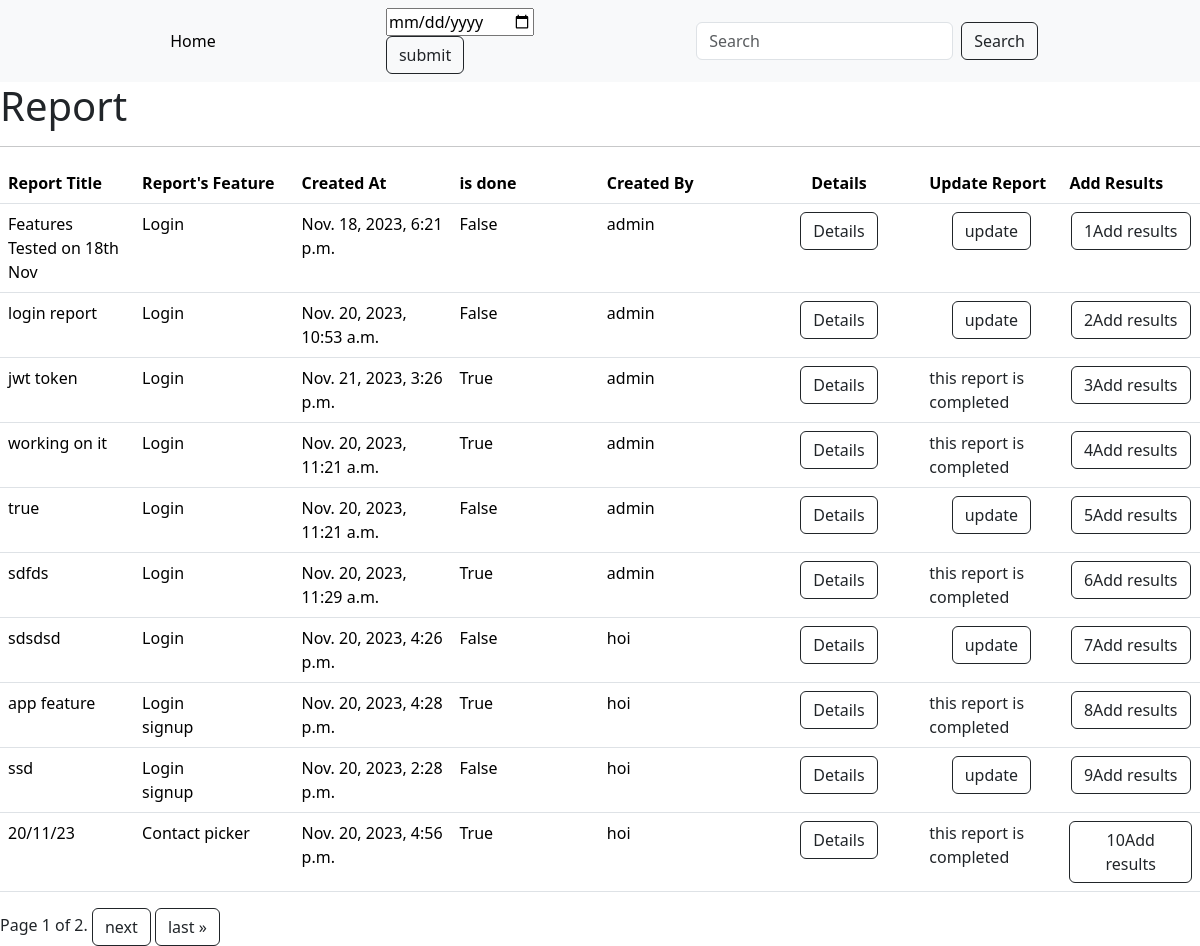
/report/all/ (signed in), run on the app's committed database.
### report/models.py (models this page shows, shortened)
class Report(models.Model):
    title = models.CharField(max_length=90)
    features = models.ManyToManyField(Feature)
    created_by = models.ForeignKey(User, on_delete=models.CASCADE)
    is_done = models.BooleanField(default=False)
    created_at = models.DateTimeField(auto_now=True)

class Feature(models.Model):
    title = models.CharField(max_length=50)
    description = RichTextField()
    created_at = models.DateTimeField(auto_now_add=True)
    created_by = models.ForeignKey(User, on_delete=models.CASCADE)
    def __str__(self) -> str:
        return self.title

class User(AbstractUser):
    mobile = models.CharField(max_length=13,validators=[numbervalidator])
    is_admin = models.BooleanField(default=False)

### report/views.py (the view, shortened to what this page needs)
# urls.py: path('report/all/', views.ReportListView.as_view(), name="allreport"),
@method_decorator(login_required(login_url='login'), name='dispatch')
class ReportListView(ListView):
    model = Report
    template_name = "report/templates/allreports.html"
    context_object_name = 'report'
    paginate_by = 10
    ordering = '-created_at'
    def get_queryset(self):
        if self.request.GET.get('page_obj'):
            self.paginate_by = self.request.GET.get('page_obj')
        search_query = self.request.GET.get('search_query')
        search_date = self.request.GET.get('search_date')
        if search_query:
            d = datetime.now()
            report= Report.objects.filter(title__icontains=search_query)
            return report
        else:
            return Report.objects.all()

### report/templates/allreports.html (shortened to what this page needs)
<!DOCTYPE html>
<html lang="en">
<head>
    <link href="https://cdn.jsdelivr.net/npm/bootstrap@5.3.2/dist/css/bootstrap.min.css" rel="stylesheet">
</head>
<body>
  <nav class="navbar navbar-expand-lg navbar-light bg-light d-flex justify-content-evenly">
    <ul class="navbar-nav hover">
      <li class="nav-item">
      <a class="nav-link active" aria-current="page" href="{% url 'home'%}">Home</a>
    </li>
  </ul>
    <form method="get">
      <input type="date" name="search_date" id='datepicker' class='input-group date'>
      <button class="btn btn-outline-dark" type="submit">
          submit</button>
    </form>
  <form class="d-flex" role="search" method="get">
    <input class="form-control me-2" type="search" name="search_query" placeholder="Search" aria-label="Search">
    <button class="btn btn-outline-dark" type="submit">Search</button>
  </form>
</nav>
    <div>
        <h1>Report</h1>
        <hr>
        <table class='table table-stripped' role="grid" aria-describedby="datatable_info">
        <thead class="thead-light">
        <tr role="row">
          <th class="sorting" tabindex="0" aria-controls="datatable" rowspan="1" cpolspan="1" aria-label="Status: activate to sort column ascending" style="width: 177.719px;">Report Title</th>
          <th class="sorting" tabindex="0" aria-controls="datatable" rowspan="1" colspan="1" aria-label="Type: activate to sort column ascending" style="width: 225.109px;">Report's Feature</th>
          <th class="sorting" tabindex="0" aria-controls="datatable" rowspan="1" colspan="1" aria-label="Type: activate to sort column ascending" style="width: 225.109px;">Created At</th>
          <th class="sorting" tabindex="0" aria-controls="datatable" rowspan="1" colspan="1" aria-label="Type: activate to sort column ascending" style="width: 225.109px;">is done</th>
          <th class="sorting" tabindex="0" aria-controls="datatable" rowspan="1" colspan="1" aria-label="Type: activate to sort column ascending" style="width: 225.109px;">Created By</th>
          <th class="sorting text-center" tabindex="0" aria-controls="datatable" rowspan="1" colspan="1" aria-label="Type: activate to sort column ascending" style="width: 225.109px;">Details</th>
          <th class="sorting" tabindex="0" aria-controls="datatable" rowspan="1" cpolspan="1" aria-label="Status: activate to sort column ascending" style="width: 177.719px;">Update Report</th>
          <th class="sorting" tabindex="0" aria-controls="datatable" rowspan="1" cpolspan="1" aria-label="Status: activate to sort column ascending" style="width: 177.719px;">Add Results</th>
        </tr>
        </thead>
        <tbody>
        {% for test in report %}
        <tr role="row" class="odd">
          <td>{{ test.title }}</td>
          <td class="text-wrap ">{% for obj in test.features.all %}
            {{ obj }}<br>
          {% endfor %}</td>
          <td>{{test.created_at}}</td>
          <td>{{test.is_done}}</td>
          <td>{{test.created_by}}</td>
          <td><div class=" text-light text-center" ><a href="{% url "reportdetails" test.pk %}" class="btn btn-outline-dark ">Details</a></td>
            <td> {% if test.is_done is True %}<div class=" text-dark text-wrap" >this report is completed
            </div>
            {% else %}
              <div class=" text-light text-center" ><a href="{% url "updatereport" test.pk %}" class="btn btn-outline-dark ">update</a>
          </div>{% endif %}</td><td><div class=" text-light text-center" ><a href="{% url "createresult" test.pk %}" class="btn btn-outline-dark ">{{test.pk}}Add results</a>
          </div></td>
        </tr>
        {% endfor %}
        </tbody>
      </table>
      </div>
      <div class="pagination">
        <span class="step-links">
            <span class="current">
                Page {{ page_obj.number }} of {{ page_obj.paginator.num_pages }}.
            </span>
            {% if page_obj.has_next %}
                <a href="?page={{ page_obj.next_page_number }}" class="btn btn-outline-dark mt-auto">next</a>
                <a href="?page={{ page_obj.paginator.num_pages }}" class="btn btn-outline-dark mt-auto">last &raquo;</a>
            {% endif %}
        </span>
    </div>
</body>
</html>

### data on the page
Report: title "Features Tested on 18th Nov", created_at "Nov. 18, 2023, 6:21 p.m.", is_done "False", created_by "admin", shows "update", pk "1"
Feature: title "Login"
Report: title "login report", created_at "Nov. 20, 2023, 10:53 a.m.", is_done "False", created_by "admin", shows "update", pk "2"
Report: title "jwt token", created_at "Nov. 21, 2023, 3:26 p.m.", is_done "True", created_by "admin", shows "this report is completed", pk "3"
Report: title "working on it", created_at "Nov. 20, 2023, 11:21 a.m.", is_done "True", created_by "admin", shows "this report is completed", pk "4"
Report: title "true", created_at "Nov. 20, 2023, 11:21 a.m.", is_done "False", created_by "admin", shows "update", pk "5"
Report: title "sdfds", created_at "Nov. 20, 2023, 11:29 a.m.", is_done "True", created_by "admin", shows "this report is completed", pk "6"
Report: title "sdsdsd", created_at "Nov. 20, 2023, 4:26 p.m.", is_done "False", created_by "hoi", shows "update", pk "7"
Report: title "app feature", created_at "Nov. 20, 2023, 4:28 p.m.", is_done "True", created_by "hoi", shows "this report is completed", pk "8"
Feature: title "signup"
Report: title "ssd", created_at "Nov. 20, 2023, 2:28 p.m.", is_done "False", created_by "hoi", shows "update", pk "9"
Report: title "20/11/23", created_at "Nov. 20, 2023, 4:56 p.m.", is_done "True", created_by "hoi", shows "this report is completed", pk "10"
Feature: title "Contact picker"

### other printed values
{{ page_obj.number }} "1"
{{ page_obj.paginator.num_pages }} "2"
